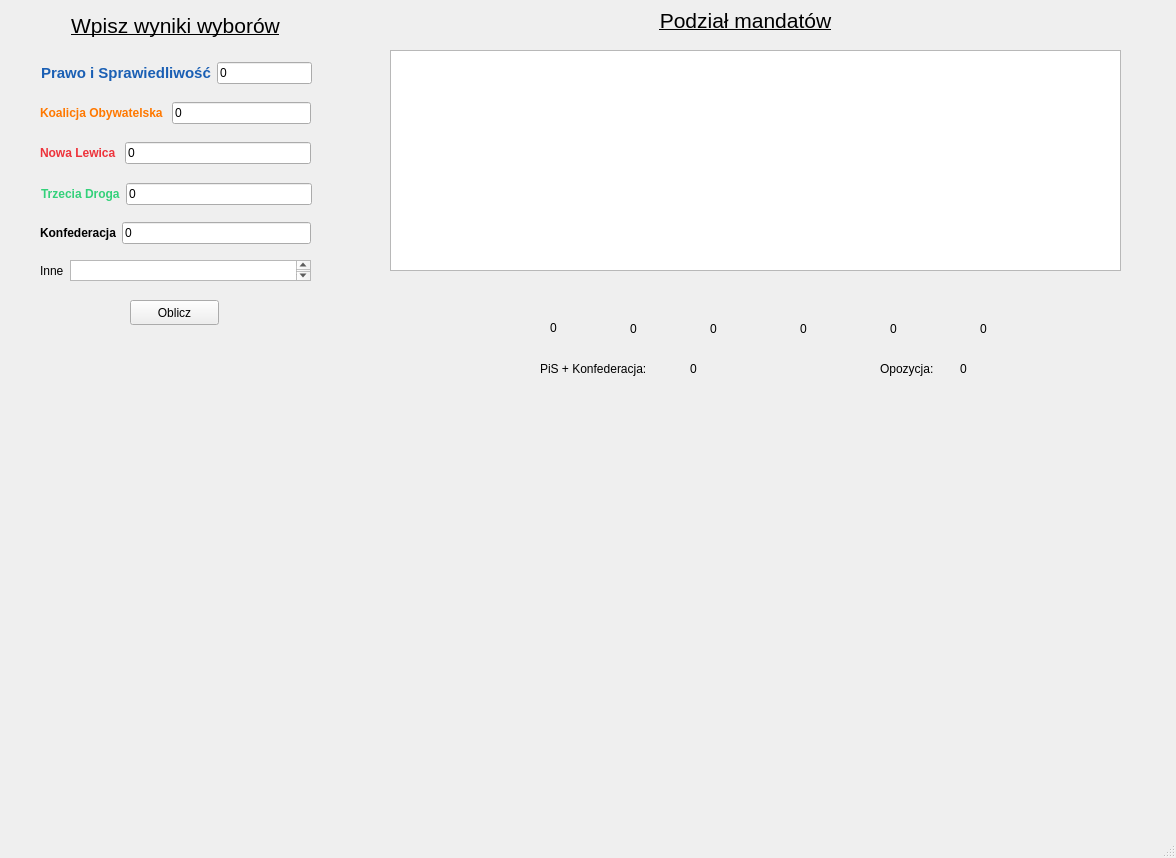
<?xml version="1.0" encoding="UTF-8"?>
<ui version="4.0">
 <class>MainWindow</class>
 <widget class="QMainWindow" name="MainWindow">
  <property name="geometry">
   <rect>
    <x>0</x>
    <y>0</y>
    <width>1176</width>
    <height>858</height>
   </rect>
  </property>
  <property name="windowTitle">
   <string>Kalkulator wyborczy</string>
  </property>
  <widget class="QWidget" name="centralwidget">
   <widget class="QLabel" name="label_3">
    <property name="geometry">
     <rect>
      <x>600</x>
      <y>290</y>
      <width>71</width>
      <height>21</height>
     </rect>
    </property>
    <property name="text">
     <string/>
    </property>
    <property name="pixmap">
     <pixmap>images/Logo_Koalicja_Obywatelska_2023.svg.png</pixmap>
    </property>
    <property name="scaledContents">
     <bool>true</bool>
    </property>
   </widget>
   <widget class="QLabel" name="label_5">
    <property name="geometry">
     <rect>
      <x>690</x>
      <y>290</y>
      <width>51</width>
      <height>21</height>
     </rect>
    </property>
    <property name="text">
     <string/>
    </property>
    <property name="pixmap">
     <pixmap>images/Lewica_01.svg.png</pixmap>
    </property>
    <property name="scaledContents">
     <bool>true</bool>
    </property>
   </widget>
   <widget class="QLabel" name="label_7">
    <property name="geometry">
     <rect>
      <x>860</x>
      <y>280</y>
      <width>61</width>
      <height>31</height>
     </rect>
    </property>
    <property name="text">
     <string/>
    </property>
    <property name="pixmap">
     <pixmap>images/Konfederacja_03.svg.png</pixmap>
    </property>
    <property name="scaledContents">
     <bool>true</bool>
    </property>
   </widget>
   <widget class="QLabel" name="label_9">
    <property name="geometry">
     <rect>
      <x>770</x>
      <y>290</y>
      <width>67</width>
      <height>17</height>
     </rect>
    </property>
    <property name="text">
     <string/>
    </property>
    <property name="pixmap">
     <pixmap>images/Trzecia_Droga_logo.png</pixmap>
    </property>
    <property name="scaledContents">
     <bool>true</bool>
    </property>
   </widget>
   <widget class="QLabel" name="label">
    <property name="geometry">
     <rect>
      <x>530</x>
      <y>280</y>
      <width>41</width>
      <height>41</height>
     </rect>
    </property>
    <property name="text">
     <string/>
    </property>
    <property name="pixmap">
     <pixmap>images/Logo_PiS_Jasne.png</pixmap>
    </property>
    <property name="scaledContents">
     <bool>true</bool>
    </property>
   </widget>
   <widget class="QLabel" name="label_12">
    <property name="geometry">
     <rect>
      <x>40</x>
      <y>10</y>
      <width>271</width>
      <height>31</height>
     </rect>
    </property>
    <property name="font">
     <font>
      <pointsize>16</pointsize>
     </font>
    </property>
    <property name="text">
     <string>&lt;html&gt;&lt;head/&gt;&lt;body&gt;&lt;p&gt;&lt;span style=&quot; text-decoration: underline;&quot;&gt;Wpisz wyniki wyborów&lt;/span&gt;&lt;/p&gt;&lt;/body&gt;&lt;/html&gt;</string>
    </property>
    <property name="alignment">
     <set>Qt::AlignCenter</set>
    </property>
   </widget>
   <widget class="QPushButton" name="pushButton">
    <property name="geometry">
     <rect>
      <x>130</x>
      <y>300</y>
      <width>89</width>
      <height>25</height>
     </rect>
    </property>
    <property name="text">
     <string>Oblicz</string>
    </property>
   </widget>
   <widget class="QGraphicsView" name="graphicsView">
    <property name="geometry">
     <rect>
      <x>390</x>
      <y>50</y>
      <width>731</width>
      <height>221</height>
     </rect>
    </property>
   </widget>
   <widget class="QLabel" name="label_13">
    <property name="geometry">
     <rect>
      <x>560</x>
      <y>0</y>
      <width>371</width>
      <height>41</height>
     </rect>
    </property>
    <property name="font">
     <font>
      <pointsize>16</pointsize>
     </font>
    </property>
    <property name="text">
     <string>&lt;html&gt;&lt;head/&gt;&lt;body&gt;&lt;p&gt;&lt;span style=&quot; text-decoration: underline;&quot;&gt;Podział mandatów&lt;/span&gt;&lt;/p&gt;&lt;/body&gt;&lt;/html&gt;</string>
    </property>
    <property name="alignment">
     <set>Qt::AlignCenter</set>
    </property>
   </widget>
   <widget class="QLabel" name="label_14">
    <property name="geometry">
     <rect>
      <x>960</x>
      <y>280</y>
      <width>41</width>
      <height>31</height>
     </rect>
    </property>
    <property name="text">
     <string/>
    </property>
    <property name="pixmap">
     <pixmap>images/Mniejszość_Niemiecka.svg.png</pixmap>
    </property>
    <property name="scaledContents">
     <bool>true</bool>
    </property>
   </widget>
   <widget class="QLabel" name="label_15">
    <property name="geometry">
     <rect>
      <x>540</x>
      <y>360</y>
      <width>131</width>
      <height>17</height>
     </rect>
    </property>
    <property name="text">
     <string>PiS + Konfederacja:</string>
    </property>
   </widget>
   <widget class="QLabel" name="label_PiSKonf">
    <property name="geometry">
     <rect>
      <x>690</x>
      <y>360</y>
      <width>67</width>
      <height>17</height>
     </rect>
    </property>
    <property name="text">
     <string>0</string>
    </property>
   </widget>
   <widget class="QLabel" name="label_16">
    <property name="geometry">
     <rect>
      <x>880</x>
      <y>360</y>
      <width>71</width>
      <height>17</height>
     </rect>
    </property>
    <property name="text">
     <string>Opozycja:</string>
    </property>
   </widget>
   <widget class="QLabel" name="label_Opposition">
    <property name="geometry">
     <rect>
      <x>960</x>
      <y>360</y>
      <width>67</width>
      <height>17</height>
     </rect>
    </property>
    <property name="text">
     <string>0</string>
    </property>
   </widget>
   <widget class="QLabel" name="label_PiS">
    <property name="geometry">
     <rect>
      <x>520</x>
      <y>320</y>
      <width>67</width>
      <height>17</height>
     </rect>
    </property>
    <property name="text">
     <string>&lt;html&gt;&lt;head/&gt;&lt;body&gt;&lt;p&gt;0&lt;/p&gt;&lt;/body&gt;&lt;/html&gt;</string>
    </property>
    <property name="alignment">
     <set>Qt::AlignCenter</set>
    </property>
   </widget>
   <widget class="QLabel" name="label_KO">
    <property name="geometry">
     <rect>
      <x>600</x>
      <y>320</y>
      <width>67</width>
      <height>17</height>
     </rect>
    </property>
    <property name="text">
     <string>0</string>
    </property>
    <property name="alignment">
     <set>Qt::AlignCenter</set>
    </property>
   </widget>
   <widget class="QLabel" name="label_Lewica">
    <property name="geometry">
     <rect>
      <x>680</x>
      <y>320</y>
      <width>67</width>
      <height>17</height>
     </rect>
    </property>
    <property name="text">
     <string>0</string>
    </property>
    <property name="alignment">
     <set>Qt::AlignCenter</set>
    </property>
   </widget>
   <widget class="QLabel" name="label_TD">
    <property name="geometry">
     <rect>
      <x>770</x>
      <y>320</y>
      <width>67</width>
      <height>17</height>
     </rect>
    </property>
    <property name="text">
     <string>0</string>
    </property>
    <property name="alignment">
     <set>Qt::AlignCenter</set>
    </property>
   </widget>
   <widget class="QLabel" name="label_Konfederacja">
    <property name="geometry">
     <rect>
      <x>860</x>
      <y>320</y>
      <width>67</width>
      <height>17</height>
     </rect>
    </property>
    <property name="text">
     <string>0</string>
    </property>
    <property name="alignment">
     <set>Qt::AlignCenter</set>
    </property>
   </widget>
   <widget class="QLabel" name="label_MN">
    <property name="geometry">
     <rect>
      <x>950</x>
      <y>320</y>
      <width>67</width>
      <height>17</height>
     </rect>
    </property>
    <property name="text">
     <string>0</string>
    </property>
    <property name="alignment">
     <set>Qt::AlignCenter</set>
    </property>
   </widget>
   <widget class="QWidget" name="">
    <property name="geometry">
     <rect>
      <x>40</x>
      <y>220</y>
      <width>271</width>
      <height>27</height>
     </rect>
    </property>
    <layout class="QHBoxLayout" name="horizontalLayout_5">
     <item>
      <widget class="QLabel" name="label_8">
       <property name="text">
        <string>&lt;html&gt;&lt;head/&gt;&lt;body&gt;&lt;p&gt;&lt;span style=&quot; font-weight:600;&quot;&gt;Konfederacja&lt;/span&gt;&lt;/p&gt;&lt;/body&gt;&lt;/html&gt;</string>
       </property>
      </widget>
     </item>
     <item>
      <widget class="QLineEdit" name="lineEdit_Konfederacja">
       <property name="text">
        <string>0</string>
       </property>
      </widget>
     </item>
    </layout>
   </widget>
   <widget class="QWidget" name="">
    <property name="geometry">
     <rect>
      <x>40</x>
      <y>260</y>
      <width>271</width>
      <height>21</height>
     </rect>
    </property>
    <layout class="QHBoxLayout" name="horizontalLayout_6">
     <item>
      <widget class="QLabel" name="label_11">
       <property name="text">
        <string>Inne</string>
       </property>
      </widget>
     </item>
     <item>
      <widget class="QTextBrowser" name="textBrowser"/>
     </item>
    </layout>
   </widget>
   <widget class="QWidget" name="">
    <property name="geometry">
     <rect>
      <x>41</x>
      <y>60</y>
      <width>271</width>
      <height>27</height>
     </rect>
    </property>
    <layout class="QHBoxLayout" name="horizontalLayout">
     <item>
      <widget class="QLabel" name="label_2">
       <property name="font">
        <font>
         <pointsize>11</pointsize>
        </font>
       </property>
       <property name="text">
        <string>&lt;html&gt;&lt;head/&gt;&lt;body&gt;&lt;p&gt;&lt;span style=&quot; font-weight:600; color:#1a5fb4;&quot;&gt;Prawo i Sprawiedliwość&lt;/span&gt;&lt;/p&gt;&lt;/body&gt;&lt;/html&gt;</string>
       </property>
       <property name="textFormat">
        <enum>Qt::AutoText</enum>
       </property>
      </widget>
     </item>
     <item>
      <widget class="QLineEdit" name="lineEdit_PiS">
       <property name="text">
        <string>0</string>
       </property>
      </widget>
     </item>
    </layout>
   </widget>
   <widget class="QWidget" name="">
    <property name="geometry">
     <rect>
      <x>40</x>
      <y>140</y>
      <width>271</width>
      <height>27</height>
     </rect>
    </property>
    <layout class="QHBoxLayout" name="horizontalLayout_3">
     <item>
      <widget class="QLabel" name="label_6">
       <property name="text">
        <string>&lt;html&gt;&lt;head/&gt;&lt;body&gt;&lt;p&gt;&lt;span style=&quot; font-weight:600; color:#ed333b;&quot;&gt;Nowa Lewica                 &lt;/span&gt;&lt;/p&gt;&lt;/body&gt;&lt;/html&gt;</string>
       </property>
      </widget>
     </item>
     <item>
      <widget class="QLineEdit" name="lineEdit_Lewica">
       <property name="text">
        <string>0</string>
       </property>
      </widget>
     </item>
    </layout>
   </widget>
   <widget class="QWidget" name="">
    <property name="geometry">
     <rect>
      <x>40</x>
      <y>100</y>
      <width>271</width>
      <height>27</height>
     </rect>
    </property>
    <layout class="QHBoxLayout" name="horizontalLayout_2">
     <item>
      <widget class="QLabel" name="label_4">
       <property name="text">
        <string>&lt;html&gt;&lt;head/&gt;&lt;body&gt;&lt;p&gt;&lt;span style=&quot; font-weight:600; color:#ff7800;&quot;&gt;Koalicja Obywatelska    &lt;/span&gt;&lt;/p&gt;&lt;/body&gt;&lt;/html&gt;</string>
       </property>
      </widget>
     </item>
     <item>
      <widget class="QLineEdit" name="lineEdit_KO">
       <property name="text">
        <string>0</string>
       </property>
      </widget>
     </item>
    </layout>
   </widget>
   <widget class="QWidget" name="">
    <property name="geometry">
     <rect>
      <x>41</x>
      <y>181</y>
      <width>271</width>
      <height>27</height>
     </rect>
    </property>
    <layout class="QHBoxLayout" name="horizontalLayout_4">
     <item>
      <widget class="QLabel" name="label_10">
       <property name="text">
        <string>&lt;html&gt;&lt;head/&gt;&lt;body&gt;&lt;p&gt;&lt;span style=&quot; font-weight:600; color:#33d17a;&quot;&gt;Trzecia Droga&lt;/span&gt;&lt;/p&gt;&lt;/body&gt;&lt;/html&gt;</string>
       </property>
      </widget>
     </item>
     <item>
      <widget class="QLineEdit" name="lineEdit_TD">
       <property name="text">
        <string>0</string>
       </property>
      </widget>
     </item>
    </layout>
   </widget>
  </widget>
  <widget class="QMenuBar" name="menubar">
   <property name="geometry">
    <rect>
     <x>0</x>
     <y>0</y>
     <width>1176</width>
     <height>22</height>
    </rect>
   </property>
  </widget>
  <widget class="QStatusBar" name="statusbar"/>
 </widget>
 <resources/>
 <connections/>
</ui>
